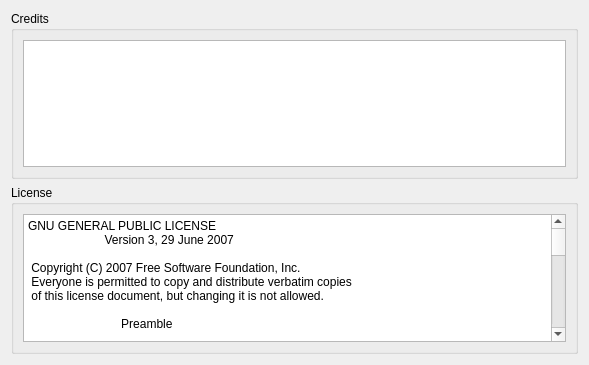
<?xml version="1.0" encoding="UTF-8"?>
<ui version="4.0">
 <class>infoDialog</class>
 <widget class="QWidget" name="infoDialog">
  <property name="geometry">
   <rect>
    <x>0</x>
    <y>0</y>
    <width>589</width>
    <height>365</height>
   </rect>
  </property>
  <property name="windowTitle">
   <string>Form</string>
  </property>
  <layout class="QVBoxLayout" name="verticalLayout">
   <item>
    <widget class="QGroupBox" name="groupBox_2">
     <property name="title">
      <string>Credits</string>
     </property>
     <layout class="QGridLayout" name="gridLayout">
      <item row="0" column="0">
       <widget class="QTextEdit" name="textEdit">
        <property name="readOnly">
         <bool>true</bool>
        </property>
        <property name="html">
         <string>&lt;!DOCTYPE HTML PUBLIC &quot;-//W3C//DTD HTML 4.0//EN&quot; &quot;http://www.w3.org/TR/REC-html40/strict.dtd&quot;&gt;
&lt;html&gt;&lt;head&gt;&lt;meta name=&quot;qrichtext&quot; content=&quot;1&quot; /&gt;&lt;style type=&quot;text/css&quot;&gt;
p, li { white-space: pre-wrap; }
&lt;/style&gt;&lt;/head&gt;&lt;body style=&quot; font-family:'Sans Serif'; font-size:9pt; font-weight:400; font-style:normal;&quot;&gt;
&lt;p style=&quot;-qt-paragraph-type:empty; margin-top:0px; margin-bottom:0px; margin-left:0px; margin-right:0px; -qt-block-indent:0; text-indent:0px;&quot;&gt;&lt;br /&gt;&lt;/p&gt;&lt;/body&gt;&lt;/html&gt;</string>
        </property>
       </widget>
      </item>
     </layout>
    </widget>
   </item>
   <item>
    <widget class="QGroupBox" name="groupBox">
     <property name="title">
      <string>License</string>
     </property>
     <layout class="QGridLayout" name="gridLayout_2">
      <item row="0" column="0">
       <widget class="QPlainTextEdit" name="plainTextEdit">
        <property name="readOnly">
         <bool>true</bool>
        </property>
        <property name="plainText">
         <string>GNU GENERAL PUBLIC LICENSE
                       Version 3, 29 June 2007

 Copyright (C) 2007 Free Software Foundation, Inc. &lt;http://fsf.org/&gt;
 Everyone is permitted to copy and distribute verbatim copies
 of this license document, but changing it is not allowed.

                            Preamble

  The GNU General Public License is a free, copyleft license for
software and other kinds of works.

  The licenses for most software and other practical works are designed
to take away your freedom to share and change the works.  By contrast,
the GNU General Public License is intended to guarantee your freedom to
share and change all versions of a program--to make sure it remains free
software for all its users.  We, the Free Software Foundation, use the
GNU General Public License for most of our software; it applies also to
any other work released this way by its authors.  You can apply it to
your programs, too.

  When we speak of free software, we are referring to freedom, not
price.  Our General Public Licenses are designed to make sure that you
have the freedom to distribute copies of free software (and charge for
them if you wish), that you receive source code or can get it if you
want it, that you can change the software or use pieces of it in new
free programs, and that you know you can do these things.

  To protect your rights, we need to prevent others from denying you
these rights or asking you to surrender the rights.  Therefore, you have
certain responsibilities if you distribute copies of the software, or if
you modify it: responsibilities to respect the freedom of others.

  For example, if you distribute copies of such a program, whether
gratis or for a fee, you must pass on to the recipients the same
freedoms that you received.  You must make sure that they, too, receive
or can get the source code.  And you must show them these terms so they
know their rights.

  Developers that use the GNU GPL protect your rights with two steps:
(1) assert copyright on the software, and (2) offer you this License
giving you legal permission to copy, distribute and/or modify it.

  For the developers' and authors' protection, the GPL clearly explains
that there is no warranty for this free software.  For both users' and
authors' sake, the GPL requires that modified versions be marked as
changed, so that their problems will not be attributed erroneously to
authors of previous versions.

  Some devices are designed to deny users access to install or run
modified versions of the software inside them, although the manufacturer
can do so.  This is fundamentally incompatible with the aim of
protecting users' freedom to change the software.  The systematic
pattern of such abuse occurs in the area of products for individuals to
use, which is precisely where it is most unacceptable.  Therefore, we
have designed this version of the GPL to prohibit the practice for those
products.  If such problems arise substantially in other domains, we
stand ready to extend this provision to those domains in future versions
of the GPL, as needed to protect the freedom of users.

  Finally, every program is threatened constantly by software patents.
States should not allow patents to restrict development and use of
software on general-purpose computers, but in those that do, we wish to
avoid the special danger that patents applied to a free program could
make it effectively proprietary.  To prevent this, the GPL assures that
patents cannot be used to render the program non-free.

  The precise terms and conditions for copying, distribution and
modification follow.

                       TERMS AND CONDITIONS

  0. Definitions.

  &quot;This License&quot; refers to version 3 of the GNU General Public License.

  &quot;Copyright&quot; also means copyright-like laws that apply to other kinds of
works, such as semiconductor masks.

  &quot;The Program&quot; refers to any copyrightable work licensed under this
License.  Each licensee is addressed as &quot;you&quot;.  &quot;Licensees&quot; and
&quot;recipients&quot; may be individuals or organizations.

  To &quot;modify&quot; a work means to copy from or adapt all or part of the work
in a fashion requiring copyright permission, other than the making of an
exact copy.  The resulting work is called a &quot;modified version&quot; of the
earlier work or a work &quot;based on&quot; the earlier work.

  A &quot;covered work&quot; means either the unmodified Program or a work based
on the Program.

  To &quot;propagate&quot; a work means to do anything with it that, without
permission, would make you directly or secondarily liable for
infringement under applicable copyright law, except executing it on a
computer or modifying a private copy.  Propagation includes copying,
distribution (with or without modification), making available to the
public, and in some countries other activities as well.

  To &quot;convey&quot; a work means any kind of propagation that enables other
parties to make or receive copies.  Mere interaction with a user through
a computer network, with no transfer of a copy, is not conveying.

  An interactive user interface displays &quot;Appropriate Legal Notices&quot;
to the extent that it includes a convenient and prominently visible
feature that (1) displays an appropriate copyright notice, and (2)
tells the user that there is no warranty for the work (except to the
extent that warranties are provided), that licensees may convey the
work under this License, and how to view a copy of this License.  If
the interface presents a list of user commands or options, such as a
menu, a prominent item in the list meets this criterion.

  1. Source Code.

  The &quot;source code&quot; for a work means the preferred form of the work
for making modifications to it.  &quot;Object code&quot; means any non-source
form of a work.

  A &quot;Standard Interface&quot; means an interface that either is an official
standard defined by a recognized standards body, or, in the case of
interfaces specified for a particular programming language, one that
is widely used among developers working in that language.

  The &quot;System Libraries&quot; of an executable work include anything, other
than the work as a whole, that (a) is included in the normal form of
packaging a Major Component, but which is not part of that Major
Component, and (b) serves only to enable use of the work with that
Major Component, or to implement a Standard Interface for which an
implementation is available to the public in source code form.  A
&quot;Major Component&quot;, in this context, means a major essential component
(kernel, window system, and so on) of the specific operating system
(if any) on which the executable work runs, or a compiler used to
produce the work, or an object code interpreter used to run it.

  The &quot;Corresponding Source&quot; for a work in object code form means all
the source code needed to generate, install, and (for an executable
work) run the object code and to modify the work, including scripts to
control those activities.  However, it does not include the work's
System Libraries, or general-purpose tools or generally available free
programs which are used unmodified in performing those activities but
which are not part of the work.  For example, Corresponding Source
includes interface definition files associated with source files for
the work, and the source code for shared libraries and dynamically
linked subprograms that the work is specifically designed to require,
such as by intimate data communication or control flow between those
subprograms and other parts of the work.

  The Corresponding Source need not include anything that users
can regenerate automatically from other parts of the Corresponding
Source.

  The Corresponding Source for a work in source code form is that
same work.

  2. Basic Permissions.

  All rights granted under this License are granted for the term of
copyright on the Program, and are irrevocable provided the stated
conditions are met.  This License explicitly affirms your unlimited
permission to run the unmodified Program.  The output from running a
covered work is covered by this License only if the output, given its
content, constitutes a covered work.  This License acknowledges your
rights of fair use or other equivalent, as provided by copyright law.

  You may make, run and propagate covered works that you do not
convey, without conditions so long as your license otherwise remains
in force.  You may convey covered works to others for the sole purpose
of having them make modifications exclusively for you, or provide you
with facilities for running those works, provided that you comply with
the terms of this License in conveying all material for which you do
not control copyright.  Those thus making or running the covered works
for you must do so exclusively on your behalf, under your direction
and control, on terms that prohibit them from making any copies of
your copyrighted material outside their relationship with you.

  Conveying under any other circumstances is permitted solely under
the conditions stated below.  Sublicensing is not allowed; section 10
makes it unnecessary.

  3. Protecting Users' Legal Rights From Anti-Circumvention Law.

  No covered work shall be deemed part of an effective technological
measure under any applicable law fulfilling obligations under article
11 of the WIPO copyright treaty adopted on 20 December 1996, or
similar laws prohibiting or restricting circumvention of such
measures.

  When you convey a covered work, you waive any legal power to forbid
circumvention of technological measures to the extent such circumvention
is effected by exercising rights under this License with respect to
the covered work, and you disclaim any intention to limit operation or
modification of the work as a means of enforcing, against the work's
users, your or third parties' legal rights to forbid circumvention of
technological measures.

  4. Conveying Verbatim Copies.

  You may convey verbatim copies of the Program's source code as you
receive it, in any medium, provided that you conspicuously and
appropriately publish on each copy an appropriate copyright notice;
keep intact all notices stating that this License and any
non-permissive terms added in accord with section 7 apply to the code;
keep intact all notices of the absence of any warranty; and give all
recipients a copy of this License along with the Program.

  You may charge any price or no price for each copy that you convey,
and you may offer support or warranty protection for a fee.

  5. Conveying Modified Source Versions.

  You may convey a work based on the Program, or the modifications to
produce it from the Program, in the form of source code under the
terms of section 4, provided that you also meet all of these conditions:

    a) The work must carry prominent notices stating that you modified
    it, and giving a relevant date.

    b) The work must carry prominent notices stating that it is
    released under this License and any conditions added under section
    7.  This requirement modifies the requirement in section 4 to
    &quot;keep intact all notices&quot;.

    c) You must license the entire work, as a whole, under this
    License to anyone who comes into possession of a copy.  This
    License will therefore apply, along with any applicable section 7
    additional terms, to the whole of the work, and all its parts,
    regardless of how they are packaged.  This License gives no
    permission to license the work in any other way, but it does not
    invalidate such permission if you have separately received it.

    d) If the work has interactive user interfaces, each must display
    Appropriate Legal Notices; however, if the Program has interactive
    interfaces that do not display Appropriate Legal Notices, your
    work need not make them do so.

  A compilation of a covered work with other separate and independent
works, which are not by their nature extensions of the covered work,
and which are not combined with it such as to form a larger program,
in or on a volume of a storage or distribution medium, is called an
&quot;aggregate&quot; if the compilation and its resulting copyright are not
used to limit the access or legal rights of the compilation's users
beyond what the individual works permit.  Inclusion of a covered work
in an aggregate does not cause this License to apply to the other
parts of the aggregate.

  6. Conveying Non-Source Forms.

  You may convey a covered work in object code form under the terms
of sections 4 and 5, provided that you also convey the
machine-readable Corresponding Source under the terms of this License,
in one of these ways:

    a) Convey the object code in, or embodied in, a physical product
    (including a physical distribution medium), accompanied by the
    Corresponding Source fixed on a durable physical medium
    customarily used for software interchange.

    b) Convey the object code in, or embodied in, a physical product
    (including a physical distribution medium), accompanied by a
    written offer, valid for at least three years and valid for as
    long as you offer spare parts or customer support for that product
    model, to give anyone who possesses the object code either (1) a
    copy of the Corresponding Source for all the software in the
    product that is covered by this License, on a durable physical
    medium customarily used for software interchange, for a price no
    more than your reasonable cost of physically performing this
    conveying of source, or (2) access to copy the
    Corresponding Source from a network server at no charge.

    c) Convey individual copies of the object code with a copy of the
    written offer to provide the Corresponding Source.  This
    alternative is allowed only occasionally and noncommercially, and
    only if you received the object code with such an offer, in accord
    with subsection 6b.

    d) Convey the object code by offering access from a designated
    place (gratis or for a charge), and offer equivalent access to the
    Corresponding Source in the same way through the same place at no
    further charge.  You need not require recipients to copy the
    Corresponding Source along with the object code.  If the place to
    copy the object code is a network server, the Corresponding Source
    may be on a different server (operated by you or a third party)
    that supports equivalent copying facilities, provided you maintain
    clear directions next to the object code saying where to find the
    Corresponding Source.  Regardless of what server hosts the
    Corresponding Source, you remain obligated to ensure that it is
    available for as long as needed to satisfy these requirements.

    e) Convey the object code using peer-to-peer transmission, provided
    you inform other peers where the object code and Corresponding
    Source of the work are being offered to the general public at no
    charge under subsection 6d.

  A separable portion of the object code, whose source code is excluded
from the Corresponding Source as a System Library, need not be
included in conveying the object code work.

  A &quot;User Product&quot; is either (1) a &quot;consumer product&quot;, which means any
tangible personal property which is normally used for personal, family,
or household purposes, or (2) anything designed or sold for incorporation
into a dwelling.  In determining whether a product is a consumer product,
doubtful cases shall be resolved in favor of coverage.  For a particular
product received by a particular user, &quot;normally used&quot; refers to a
typical or common use of that class of product, regardless of the status
of the particular user or of the way in which the particular user
actually uses, or expects or is expected to use, the product.  A product
is a consumer product regardless of whether the product has substantial
commercial, industrial or non-consumer uses, unless such uses represent
the only significant mode of use of the product.

  &quot;Installation Information&quot; for a User Product means any methods,
procedures, authorization keys, or other information required to install
and execute modified versions of a covered work in that User Product from
a modified version of its Corresponding Source.  The information must
suffice to ensure that the continued functioning of the modified object
code is in no case prevented or interfered with solely because
modification has been made.

  If you convey an object code work under this section in, or with, or
specifically for use in, a User Product, and the conveying occurs as
part of a transaction in which the right of possession and use of the
User Product is transferred to the recipient in perpetuity or for a
fixed term (regardless of how the transaction is characterized), the
Corresponding Source conveyed under this section must be accompanied
by the Installation Information.  But this requirement does not apply
if neither you nor any third party retains the ability to install
modified object code on the User Product (for example, the work has
been installed in ROM).

  The requirement to provide Installation Information does not include a
requirement to continue to provide support service, warranty, or updates
for a work that has been modified or installed by the recipient, or for
the User Product in which it has been modified or installed.  Access to a
network may be denied when the modification itself materially and
adversely affects the operation of the network or violates the rules and
protocols for communication across the network.

  Corresponding Source conveyed, and Installation Information provided,
in accord with this section must be in a format that is publicly
documented (and with an implementation available to the public in
source code form), and must require no special password or key for
unpacking, reading or copying.

  7. Additional Terms.

  &quot;Additional permissions&quot; are terms that supplement the terms of this
License by making exceptions from one or more of its conditions.
Additional permissions that are applicable to the entire Program shall
be treated as though they were included in this License, to the extent
that they are valid under applicable law.  If additional permissions
apply only to part of the Program, that part may be used separately
under those permissions, but the entire Program remains governed by
this License without regard to the additional permissions.

  When you convey a copy of a covered work, you may at your option
remove any additional permissions from that copy, or from any part of
it.  (Additional permissions may be written to require their own
removal in certain cases when you modify the work.)  You may place
additional permissions on material, added by you to a covered work,
for which you have or can give appropriate copyright permission.

  Notwithstanding any other provision of this License, for material you
add to a covered work, you may (if authorized by the copyright holders of
that material) supplement the terms of this License with terms:

    a) Disclaiming warranty or limiting liability differently from the
    terms of sections 15 and 16 of this License; or

    b) Requiring preservation of specified reasonable legal notices or
    author attributions in that material or in the Appropriate Legal
    Notices displayed by works containing it; or

    c) Prohibiting misrepresentation of the origin of that material, or
    requiring that modified versions of such material be marked in
    reasonable ways as different from the original version; or

    d) Limiting the use for publicity purposes of names of licensors or
    authors of the material; or

    e) Declining to grant rights under trademark law for use of some
    trade names, trademarks, or service marks; or

    f) Requiring indemnification of licensors and authors of that
    material by anyone who conveys the material (or modified versions of
    it) with contractual assumptions of liability to the recipient, for
    any liability that these contractual assumptions directly impose on
    those licensors and authors.

  All other non-permissive additional terms are considered &quot;further
restrictions&quot; within the meaning of section 10.  If the Program as you
received it, or any part of it, contains a notice stating that it is
governed by this License along with a term that is a further
restriction, you may remove that term.  If a license document contains
a further restriction but permits relicensing or conveying under this
License, you may add to a covered work material governed by the terms
of that license document, provided that the further restriction does
not survive such relicensing or conveying.

  If you add terms to a covered work in accord with this section, you
must place, in the relevant source files, a statement of the
additional terms that apply to those files, or a notice indicating
where to find the applicable terms.

  Additional terms, permissive or non-permissive, may be stated in the
form of a separately written license, or stated as exceptions;
the above requirements apply either way.

  8. Termination.

  You may not propagate or modify a covered work except as expressly
provided under this License.  Any attempt otherwise to propagate or
modify it is void, and will automatically terminate your rights under
this License (including any patent licenses granted under the third
paragraph of section 11).

  However, if you cease all violation of this License, then your
license from a particular copyright holder is reinstated (a)
provisionally, unless and until the copyright holder explicitly and
finally terminates your license, and (b) permanently, if the copyright
holder fails to notify you of the violation by some reasonable means
prior to 60 days after the cessation.

  Moreover, your license from a particular copyright holder is
reinstated permanently if the copyright holder notifies you of the
violation by some reasonable means, this is the first time you have
received notice of violation of this License (for any work) from that
copyright holder, and you cure the violation prior to 30 days after
your receipt of the notice.

  Termination of your rights under this section does not terminate the
licenses of parties who have received copies or rights from you under
this License.  If your rights have been terminated and not permanently
reinstated, you do not qualify to receive new licenses for the same
material under section 10.

  9. Acceptance Not Required for Having Copies.

  You are not required to accept this License in order to receive or
run a copy of the Program.  Ancillary propagation of a covered work
occurring solely as a consequence of using peer-to-peer transmission
to receive a copy likewise does not require acceptance.  However,
nothing other than this License grants you permission to propagate or
modify any covered work.  These actions infringe copyright if you do
not accept this License.  Therefore, by modifying or propagating a
covered work, you indicate your acceptance of this License to do so.

  10. Automatic Licensing of Downstream Recipients.

  Each time you convey a covered work, the recipient automatically
receives a license from the original licensors, to run, modify and
propagate that work, subject to this License.  You are not responsible
for enforcing compliance by third parties with this License.

  An &quot;entity transaction&quot; is a transaction transferring control of an
organization, or substantially all assets of one, or subdividing an
organization, or merging organizations.  If propagation of a covered
work results from an entity transaction, each party to that
transaction who receives a copy of the work also receives whatever
licenses to the work the party's predecessor in interest had or could
give under the previous paragraph, plus a right to possession of the
Corresponding Source of the work from the predecessor in interest, if
the predecessor has it or can get it with reasonable efforts.

  You may not impose any further restrictions on the exercise of the
rights granted or affirmed under this License.  For example, you may
not impose a license fee, royalty, or other charge for exercise of
rights granted under this License, and you may not initiate litigation
(including a cross-claim or counterclaim in a lawsuit) alleging that
any patent claim is infringed by making, using, selling, offering for
sale, or importing the Program or any portion of it.

  11. Patents.

  A &quot;contributor&quot; is a copyright holder who authorizes use under this
License of the Program or a work on which the Program is based.  The
work thus licensed is called the contributor's &quot;contributor version&quot;.

  A contributor's &quot;essential patent claims&quot; are all patent claims
owned or controlled by the contributor, whether already acquired or
hereafter acquired, that would be infringed by some manner, permitted
by this License, of making, using, or selling its contributor version,
but do not include claims that would be infringed only as a
consequence of further modification of the contributor version.  For
purposes of this definition, &quot;control&quot; includes the right to grant
patent sublicenses in a manner consistent with the requirements of
this License.

  Each contributor grants you a non-exclusive, worldwide, royalty-free
patent license under the contributor's essential patent claims, to
make, use, sell, offer for sale, import and otherwise run, modify and
propagate the contents of its contributor version.

  In the following three paragraphs, a &quot;patent license&quot; is any express
agreement or commitment, however denominated, not to enforce a patent
(such as an express permission to practice a patent or covenant not to
sue for patent infringement).  To &quot;grant&quot; such a patent license to a
party means to make such an agreement or commitment not to enforce a
patent against the party.

  If you convey a covered work, knowingly relying on a patent license,
and the Corresponding Source of the work is not available for anyone
to copy, free of charge and under the terms of this License, through a
publicly available network server or other readily accessible means,
then you must either (1) cause the Corresponding Source to be so
available, or (2) arrange to deprive yourself of the benefit of the
patent license for this particular work, or (3) arrange, in a manner
consistent with the requirements of this License, to extend the patent
license to downstream recipients.  &quot;Knowingly relying&quot; means you have
actual knowledge that, but for the patent license, your conveying the
covered work in a country, or your recipient's use of the covered work
in a country, would infringe one or more identifiable patents in that
country that you have reason to believe are valid.

  If, pursuant to or in connection with a single transaction or
arrangement, you convey, or propagate by procuring conveyance of, a
covered work, and grant a patent license to some of the parties
receiving the covered work authorizing them to use, propagate, modify
or convey a specific copy of the covered work, then the patent license
you grant is automatically extended to all recipients of the covered
work and works based on it.

  A patent license is &quot;discriminatory&quot; if it does not include within
the scope of its coverage, prohibits the exercise of, or is
conditioned on the non-exercise of one or more of the rights that are
specifically granted under this License.  You may not convey a covered
work if you are a party to an arrangement with a third party that is
in the business of distributing software, under which you make payment
to the third party based on the extent of your activity of conveying
the work, and under which the third party grants, to any of the
parties who would receive the covered work from you, a discriminatory
patent license (a) in connection with copies of the covered work
conveyed by you (or copies made from those copies), or (b) primarily
for and in connection with specific products or compilations that
contain the covered work, unless you entered into that arrangement,
or that patent license was granted, prior to 28 March 2007.

  Nothing in this License shall be construed as excluding or limiting
any implied license or other defenses to infringement that may
otherwise be available to you under applicable patent law.

  12. No Surrender of Others' Freedom.

  If conditions are imposed on you (whether by court order, agreement or
otherwise) that contradict the conditions of this License, they do not
excuse you from the conditions of this License.  If you cannot convey a
covered work so as to satisfy simultaneously your obligations under this
License and any other pertinent obligations, then as a consequence you may
not convey it at all.  For example, if you agree to terms that obligate you
to collect a royalty for further conveying from those to whom you convey
the Program, the only way you could satisfy both those terms and this
License would be to refrain entirely from conveying the Program.

  13. Use with the GNU Affero General Public License.

  Notwithstanding any other provision of this License, you have
permission to link or combine any covered work with a work licensed
under version 3 of the GNU Affero General Public License into a single
combined work, and to convey the resulting work.  The terms of this
License will continue to apply to the part which is the covered work,
but the special requirements of the GNU Affero General Public License,
section 13, concerning interaction through a network will apply to the
combination as such.

  14. Revised Versions of this License.

  The Free Software Foundation may publish revised and/or new versions of
the GNU General Public License from time to time.  Such new versions will
be similar in spirit to the present version, but may differ in detail to
address new problems or concerns.

  Each version is given a distinguishing version number.  If the
Program specifies that a certain numbered version of the GNU General
Public License &quot;or any later version&quot; applies to it, you have the
option of following the terms and conditions either of that numbered
version or of any later version published by the Free Software
Foundation.  If the Program does not specify a version number of the
GNU General Public License, you may choose any version ever published
by the Free Software Foundation.

  If the Program specifies that a proxy can decide which future
versions of the GNU General Public License can be used, that proxy's
public statement of acceptance of a version permanently authorizes you
to choose that version for the Program.

  Later license versions may give you additional or different
permissions.  However, no additional obligations are imposed on any
author or copyright holder as a result of your choosing to follow a
later version.

  15. Disclaimer of Warranty.

  THERE IS NO WARRANTY FOR THE PROGRAM, TO THE EXTENT PERMITTED BY
APPLICABLE LAW.  EXCEPT WHEN OTHERWISE STATED IN WRITING THE COPYRIGHT
HOLDERS AND/OR OTHER PARTIES PROVIDE THE PROGRAM &quot;AS IS&quot; WITHOUT WARRANTY
OF ANY KIND, EITHER EXPRESSED OR IMPLIED, INCLUDING, BUT NOT LIMITED TO,
THE IMPLIED WARRANTIES OF MERCHANTABILITY AND FITNESS FOR A PARTICULAR
PURPOSE.  THE ENTIRE RISK AS TO THE QUALITY AND PERFORMANCE OF THE PROGRAM
IS WITH YOU.  SHOULD THE PROGRAM PROVE DEFECTIVE, YOU ASSUME THE COST OF
ALL NECESSARY SERVICING, REPAIR OR CORRECTION.

  16. Limitation of Liability.

  IN NO EVENT UNLESS REQUIRED BY APPLICABLE LAW OR AGREED TO IN WRITING
WILL ANY COPYRIGHT HOLDER, OR ANY OTHER PARTY WHO MODIFIES AND/OR CONVEYS
THE PROGRAM AS PERMITTED ABOVE, BE LIABLE TO YOU FOR DAMAGES, INCLUDING ANY
GENERAL, SPECIAL, INCIDENTAL OR CONSEQUENTIAL DAMAGES ARISING OUT OF THE
USE OR INABILITY TO USE THE PROGRAM (INCLUDING BUT NOT LIMITED TO LOSS OF
DATA OR DATA BEING RENDERED INACCURATE OR LOSSES SUSTAINED BY YOU OR THIRD
PARTIES OR A FAILURE OF THE PROGRAM TO OPERATE WITH ANY OTHER PROGRAMS),
EVEN IF SUCH HOLDER OR OTHER PARTY HAS BEEN ADVISED OF THE POSSIBILITY OF
SUCH DAMAGES.

  17. Interpretation of Sections 15 and 16.

  If the disclaimer of warranty and limitation of liability provided
above cannot be given local legal effect according to their terms,
reviewing courts shall apply local law that most closely approximates
an absolute waiver of all civil liability in connection with the
Program, unless a warranty or assumption of liability accompanies a
copy of the Program in return for a fee.

                     END OF TERMS AND CONDITIONS

            How to Apply These Terms to Your New Programs

  If you develop a new program, and you want it to be of the greatest
possible use to the public, the best way to achieve this is to make it
free software which everyone can redistribute and change under these terms.

  To do so, attach the following notices to the program.  It is safest
to attach them to the start of each source file to most effectively
state the exclusion of warranty; and each file should have at least
the &quot;copyright&quot; line and a pointer to where the full notice is found.

    &lt;one line to give the program's name and a brief idea of what it does.&gt;
    Copyright (C) &lt;year&gt;  &lt;name of author&gt;

    This program is free software: you can redistribute it and/or modify
    it under the terms of the GNU General Public License as published by
    the Free Software Foundation, either version 3 of the License, or
    (at your option) any later version.

    This program is distributed in the hope that it will be useful,
    but WITHOUT ANY WARRANTY; without even the implied warranty of
    MERCHANTABILITY or FITNESS FOR A PARTICULAR PURPOSE.  See the
    GNU General Public License for more details.

    You should have received a copy of the GNU General Public License
    along with this program.  If not, see &lt;http://www.gnu.org/licenses/&gt;.

Also add information on how to contact you by electronic and paper mail.

  If the program does terminal interaction, make it output a short
notice like this when it starts in an interactive mode:

    &lt;program&gt;  Copyright (C) &lt;year&gt;  &lt;name of author&gt;
    This program comes with ABSOLUTELY NO WARRANTY; for details type `show w'.
    This is free software, and you are welcome to redistribute it
    under certain conditions; type `show c' for details.

The hypothetical commands `show w' and `show c' should show the appropriate
parts of the General Public License.  Of course, your program's commands
might be different; for a GUI interface, you would use an &quot;about box&quot;.

  You should also get your employer (if you work as a programmer) or school,
if any, to sign a &quot;copyright disclaimer&quot; for the program, if necessary.
For more information on this, and how to apply and follow the GNU GPL, see
&lt;http://www.gnu.org/licenses/&gt;.

  The GNU General Public License does not permit incorporating your program
into proprietary programs.  If your program is a subroutine library, you
may consider it more useful to permit linking proprietary applications with
the library.  If this is what you want to do, use the GNU Lesser General
Public License instead of this License.  But first, please read
&lt;http://www.gnu.org/philosophy/why-not-lgpl.html&gt;.</string>
        </property>
       </widget>
      </item>
     </layout>
    </widget>
   </item>
  </layout>
 </widget>
 <resources/>
 <connections/>
</ui>
